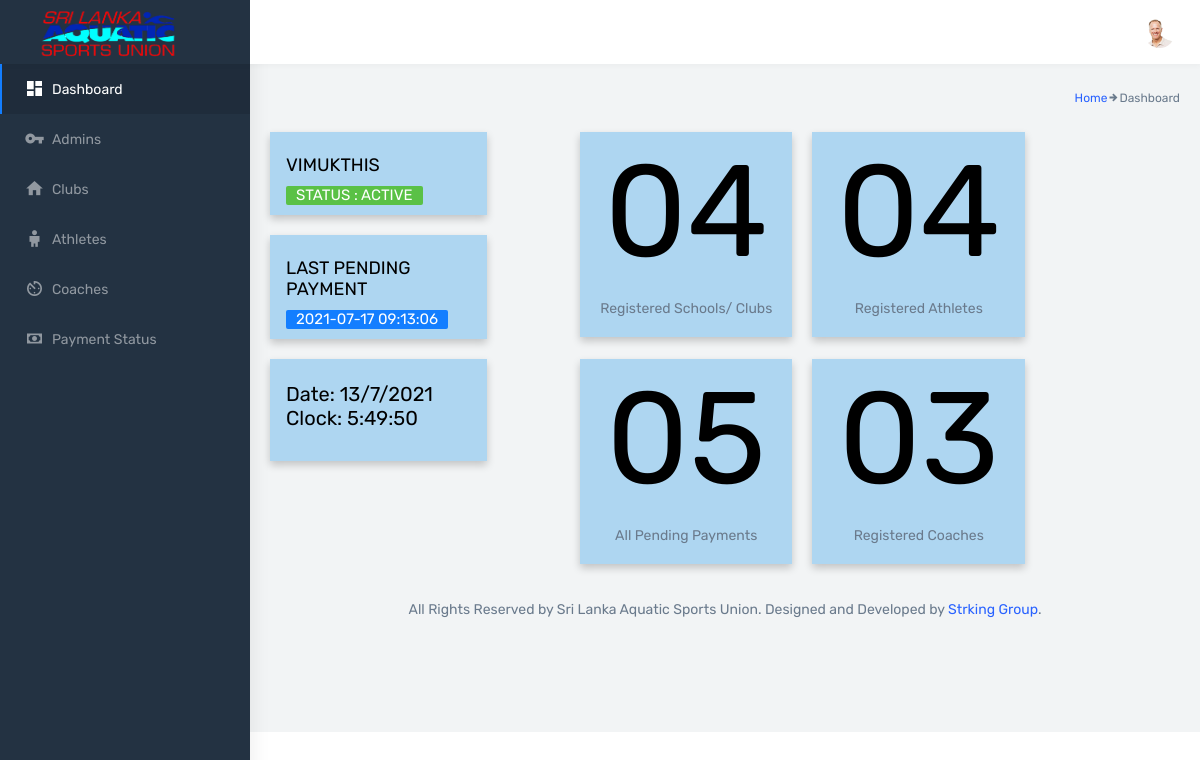
The app's page /adminPanel/adminPages/dashboard.php (signed in), older data.
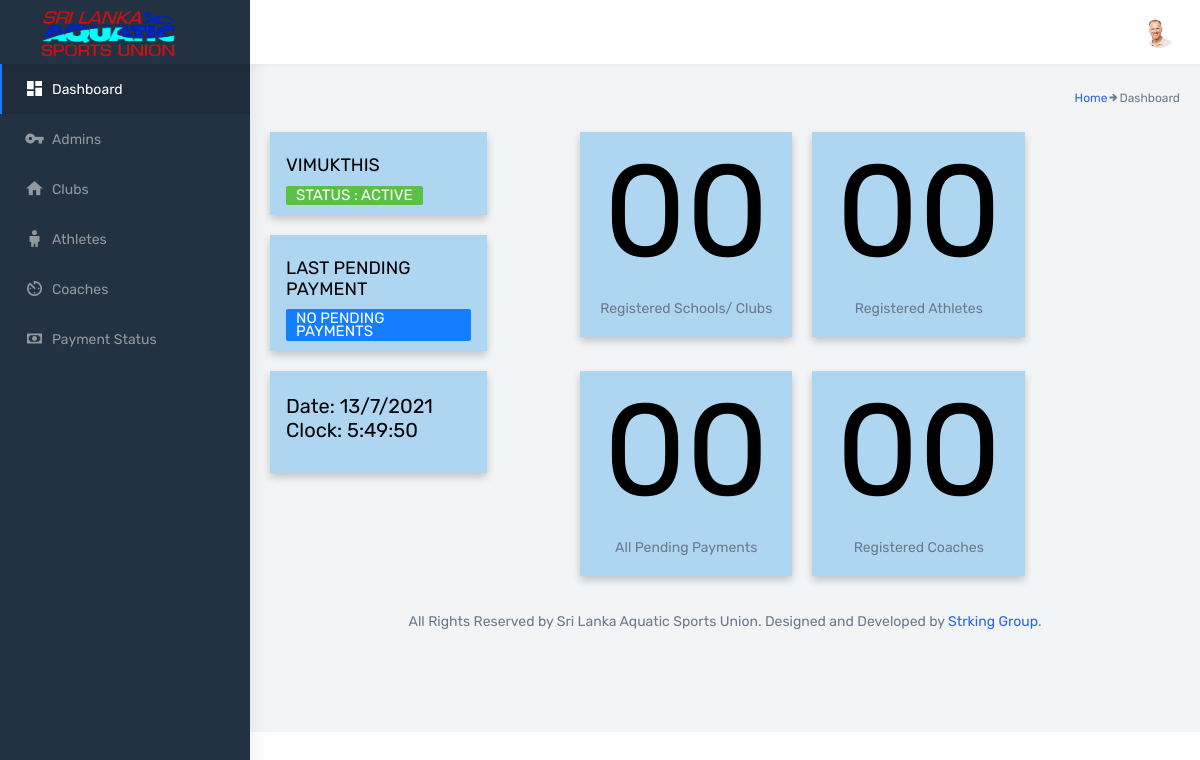
The same page, newer data.
### tables this page shows
CREATE TABLE `payment` (
  `paymentId` int(11) NOT NULL,
  `paymentCode` varchar(10) NOT NULL DEFAULT 'SLASU/P/00',
  `clubId` int(11) DEFAULT NULL,
  `amount` double NOT NULL,
  `notes` varchar(300) DEFAULT NULL,
  `athleteList` mediumtext,
  `coachList` mediumtext,
  `date` timestamp NOT NULL DEFAULT CURRENT_TIMESTAMP,
  `status` int(11) NOT NULL DEFAULT '1',
  `adminComment` varchar(300) DEFAULT NULL,
  `affiliationFeeStatus` int(1) DEFAULT NULL,
  `enrollmentFeeStatus` int(1) DEFAULT NULL,
  `chequeNo` varchar(30) DEFAULT NULL,
  `paymentMode` int(1) DEFAULT NULL
);

### adminPanel/adminPages/dashboard.php (the view, shortened to what this page needs)
<?php
    include_once('../../php/db.php');
    if(isset($_SESSION["adminId"])){
?>
<!DOCTYPE html>
<html dir="ltr" lang="en">
<head>
    <link href="../dist/css/style.min.css" rel="stylesheet">
</head>
<body onload="startTime()">
    <div id="main-wrapper" data-navbarbg="skin6" data-theme="light" data-layout="vertical" data-sidebartype="full"
        data-boxed-layout="full">
        <header class="topbar" data-navbarbg="skin6">
            <nav class="navbar top-navbar navbar-expand-md navbar-light">
                <div class="navbar-header" data-logobg="skin5">
                    <div class="navbar-brand">
                        <a href="dashboard.php" class="logo">
                            <b class="logo-icon">
                                <img src="../../assets/images/logo-1-1.png" width="200" height="50" alt="homepage" class="light-logo" />
                            </b>
                        </a>
                    </div>
                </div>
                <div class="navbar-collapse collapse" id="navbarSupportedContent" data-navbarbg="skin6">
                    <ul class="navbar-nav float-end">
                        <li class="nav-item dropdown">
                            <a class="nav-link dropdown-toggle text-muted waves-effect waves-dark pro-pic" href="#" id="navbarDropdown" role="button" data-bs-toggle="dropdown" aria-expanded="false">
                                <img src="../../assets/images/resources/testi-1-1.png" alt="user" class="rounded-circle" width="31">
                            </a>
                        </li>
                    </ul>
                </div>
            </nav>
        </header>
        <aside class="left-sidebar" data-sidebarbg="skin5">
            <div class="scroll-sidebar">
                <nav class="sidebar-nav">
                    <ul id="sidebarnav">
                        <li class="sidebar-item">
                            <a class="sidebar-link waves-effect waves-dark sidebar-link" href="dashboard.php"
                                aria-expanded="false">
                                <i class="mdi mdi-view-dashboard"></i>
                                <span class="hide-menu">Dashboard</span>
                            </a>
                        </li>
                        <li class="sidebar-item">
                            <a class="sidebar-link waves-effect waves-dark sidebar-link" href="admin.php"
                                aria-expanded="false">
                                <i class="mdi mdi-key"></i>
                                <span class="hide-menu">Admins</span>
                            </a>
                        </li>
                        <li class="sidebar-item">
                            <a class="sidebar-link waves-effect waves-dark sidebar-link" href="club.php"
                                aria-expanded="false">
                                <i class="mdi mdi-home "></i>
                                <span class="hide-menu">Clubs</span>
                            </a>
                        </li>
                        <li class="sidebar-item">
                            <a class="sidebar-link waves-effect waves-dark sidebar-link" href="athlete.php"
                                aria-expanded="false">
                                <i class="mdi mdi-human-child"></i>
                                <span class="hide-menu">Athletes</span>
                            </a>
                        </li>
                        <li class="sidebar-item">
                            <a class="sidebar-link waves-effect waves-dark sidebar-link" href="coach.php"
                                aria-expanded="false">
                                <i class="mdi mdi-av-timer"></i>
                                <span class="hide-menu">Coaches</span>
                            </a>
                        </li>
                        <li class="sidebar-item">
                            <a class="sidebar-link waves-effect waves-dark sidebar-link" href="payments.php"
                                aria-expanded="false">
                                <i class="mdi mdi-cash"></i>
                                <span class="hide-menu">Payment Status</span>
                            </a>
                        </li>
                    </ul>
                </nav>
            </div>
        </aside>
        <div class="page-wrapper">
            <div class="page-breadcrumb">
                <div class="row">
                    <div class="col-7 align-self-center">
                        <div class="d-flex align-items-center justify-content-end">
                            <nav aria-label="breadcrumb">
                                <ol class="breadcrumb">
                                    <li class="">
                                        <a href="dashboard.php">Home</a>
                                    </li>
                                    <li class="mdi mdi-arrow-right-bold" aria-current="page">Dashboard</li>
                                </ol>
                            </nav>
                        </div>
                    </div>
                </div>
            </div>
            <div class="container-fluid">
                <div class="row">
                    <div class="col-4">
                        <div class="col-9">
                            <div class="card">
                                <div class="container">
                                    <br/>
                                    <h4 class="page-title" style="text-transform:uppercase;color: black;"><?php echo $_SESSION["firstName"] ?></h4>
                                    <label class="label label-success" style="text-transform:uppercase;font-size: 15px;">Status : Active</label>
                                    <br/>
                                  </div>
                            </div>
                        </div>
                        <div class="col-9">
                            <div class="card">
                                <div class="container">
                                    <br/>
                                    <?php
                                        $pDate = 'SELECT date FROM `payment` WHERE status=1 order by date desc limit 1';
                                        $dateR = mysqli_query($con, $pDate);
                                        if(mysqli_num_rows($dateR) != 0){
                                            while($rowDateP = mysqli_fetch_array($dateR)){
                                                $datePayment = $rowDateP['date'];
                                            }
                                        } else {
                                            $datePayment = "No Pending Payments";
                                        }
                                    ?>
                                    <h4 class="page-title" style="text-transform:uppercase;color: black;">Last Pending Payment</h4>
                                    <label class="label label-info" style="text-transform:uppercase;font-size: 15px;"><?php echo $datePayment; ?></label>
                                    <br/>
                                  </div>
                            </div>
                        </div>
                    </div>
                    <?php
                        $athlete = 'SELECT count(*) FROM `club`';
                        $athleteR = mysqli_query($con, $athlete);
                        if(mysqli_num_rows($athleteR) != 0){
                            while($rowA = mysqli_fetch_array($athleteR)){
                                $countA = $rowA['count(*)'];
                                if($countA < 9){
                                    $countA = "0".$countA;
                                }
                            }
                        }
                        echo '<div class="col-3">
                                <div class="card">
                                    <div class="container" style="text-align: center;">
                                        <h4 style="font-size: 130px;color: black;">'.$countA.'</h4>
                                        <p>Registered Schools/ Clubs</p>
                                    </div>
                                </div>
                             </div>';
                    ?>
                    <?php
                        $athlete = 'SELECT count(*) FROM `athlete`';
                        $athleteR = mysqli_query($con, $athlete);
                        if(mysqli_num_rows($athleteR) != 0){
                            while($rowA = mysqli_fetch_array($athleteR)){
                                $countA = $rowA['count(*)'];
                                if($countA < 9){
                                    $countA = "0".$countA;
                                }
                            }
                        }
                        echo '<div class="col-3">
                                <div class="card">
                                    <div class="container" style="text-align: center;">
                                        <h4 style="font-size: 130px;color: black;">'.$countA.'</h4>
                                        <p>Registered Athletes</p>
                                    </div>
                                </div>
                             </div>';
                    ?>
                </div>
                <div class="row">
                    <div class="col-4">
                        <div class="col-9">
                            <div class="card">
                                <div class="container">
                                    <br/>
                                    <h4 style="font-size: 20px;color: black;" id="txt"></h4>
                                    <br/>
                                  </div>
                            </div>
                        </div>
                    </div>
                    <?php
                        $pay = 'SELECT count(*) FROM `payment` WHERE status=1';
                        $payR = mysqli_query($con, $pay);
                        if(mysqli_num_rows($payR) != 0){
                            while($rowPay = mysqli_fetch_array($payR)){
                                $countPay = $rowPay['count(*)'];
                                if($countPay < 9){
                                    $countPay = "0".$countPay;
                                }
                            }
                        }
                        echo '<div class="col-3">
                                <div class="card">
                                    <div class="container" style="text-align: center;">
                                        <h4 style="font-size: 130px;color: black;">'.$countPay.'</h4>
                                        <p>All Pending Payments</p>
                                      </div>
                                </div>
                            </div>';
                    ?>
                    <?php
                        $coach = 'SELECT count(*) FROM `coach`';
                        $coachR = mysqli_query($con, $coach);
                        if(mysqli_num_rows($coachR) != 0){
                            while($rowR = mysqli_fetch_array($coachR)){
                                $countR = $rowR['count(*)'];
                                if($countR < 9){
                                    $countR = "0".$countR;
                                }
                            }
                        }
                        echo '<div class="col-3">
                                <div class="card">
                                    <div class="container" style="text-align: center;">
                                        <h4 style="font-size: 130px;color: black;">'.$countR.'</h4>
                                        <p>Registered Coaches</p>
                                      </div>
                                </div>
                            </div>';
                    ?>
                </div>
            <footer class="footer text-center">
                All Rights Reserved by Sri Lanka Aquatic Sports Union. Designed and Developed by
                <a href="http://striking.lk/" target="_blank">Strking Group</a>.
            </footer>
        </div>
    </div>
</body>
</html>
<?php
} else {
    session_destroy();
    header('Location:../../login.php');
}
?>

### adminPanel/adminPages/dashboard.php (style rules this page uses)
.card { box-shadow: 0 4px 8px 0 rgba(0,0,0,0.2); transition: 0.3s; background-color: rgb(174, 214, 241); }
.container { padding: 2px 16px; }
.footer { position: inherit; left: 0; bottom: 0; width: 100%; }

Row changes from the older to the newer data that the page shows:
removed payment: date "2021-07-17 09:13:06"
Text that changed along with them:
$datePayment: (not shown) → "NO PENDING PAYMENTS"
$countA: "04" → "00"
$countPay: "05" → "00"
$countR: "03" → "00"
